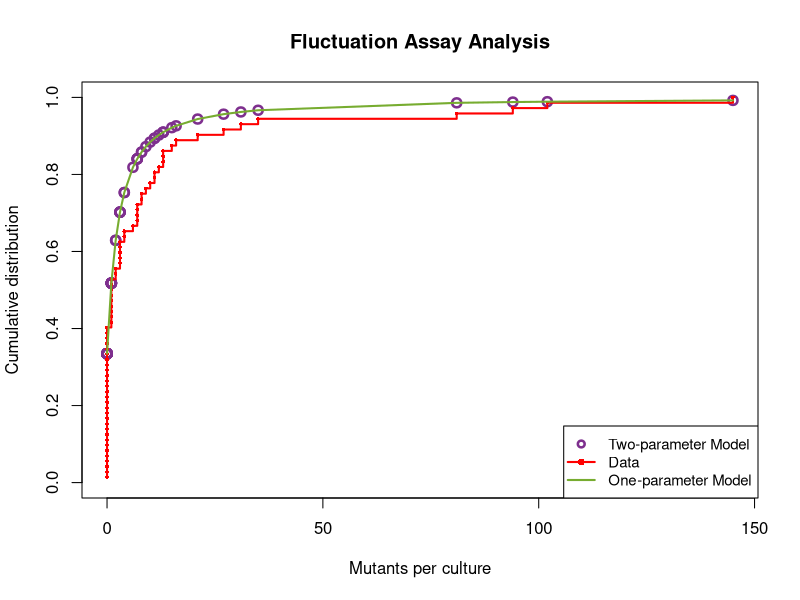

The R script that drew this image:
# Fluctuation Assay Analysis in R
# Based on Abdalla, O. M., Walker, C. G., & Ishimori, K. (2024)
# Enhanced with Two-Parameter Model Analysis
#
# SIMPLE USAGE FOR RESEARCHERS:
# 1. Replace 'data' with your mutation counts
# 2. Replace 'nt' with your total cells per culture  
# 3. Run the script
# 4. Get results: 
#    - Parameter m (Two-Parameter Model)
#    - Parameter d (Two-Parameter Model) 
#    - Parameter m (MSS Maximum Likelihood Method)
#    - 95% confidence intervals for parameter m (Normal approximation)
#    - 95% confidence intervals for parameter m (Bootstrap)
#    - Mutation rate with confidence intervals
#    - Comparative plot

# =============================================================================
# USER INPUT SECTION - EDIT ONLY THIS PART
# =============================================================================

# INPUT YOUR DATA HERE:
data <- c(0, 0, 0, 0, 0, 0, 0, 0, 0, 0, 0, 0, 0, 0, 0, 0, 0, 0, 0, 0, 0, 0, 0, 0, 0, 0, 0, 0, 0,
          1, 1, 1, 1, 1, 1, 1, 1, 1, 2, 2, 3, 3, 3, 3, 3, 4, 4, 6, 7, 7, 7, 7, 8, 8, 9, 10, 11, 11, 12, 13, 13,
          13, 15, 16, 21, 27, 31, 35, 81, 94, 102, 145)

# INPUT YOUR TOTAL CELLS PER CULTURE:
nt <- 320000

# Optional settings (you can leave these as default):
nBootstraps <- 1000    # Number of bootstrap samples for confidence intervals
seed <- 4              # Random seed for reproducible results

# =============================================================================
# ANALYSIS FUNCTIONS - DO NOT EDIT BELOW THIS LINE
# =============================================================================

# Generate Luria-Delbruck distribution
generateLD <- function(m, max_val) {
  ldDist <- exp(-m)
  for (i in 1:max_val) {
    x <- 0:(length(ldDist) - 1)
    ldDist <- c(ldDist, (m / length(x)) * sum(ldDist / (length(x) - x + 1)))
  }
  return(ldDist)
}

# Generate Poisson distribution  
generatePO <- function(lambda, max_val) {
  dist <- numeric(max_val + 1)
  for (x in 0:max_val) {
    dist[x + 1] <- (lambda^x / factorial(x)) * exp(-lambda)
  }
  return(dist)
}

# Generate Two-Parameter distribution
generateTwoParam <- function(m, d, max_val) {
  LD <- generateLD(m, max_val)
  PO <- generatePO(m * d, max_val)
  PO[is.nan(PO)] <- 0
  
  coDist <- numeric(max_val + 1)
  for (i in 0:max_val) {
    if (i == 0) {
      coDist[i + 1] <- LD[1] * PO[1]
    } else {
      coDist[i + 1] <- sum(LD[1:(i + 1)] * rev(PO[1:(i + 1)]))
    }
  }
  return(coDist)
}

# Score functions
scoreData <- function(data, m) {
  tabdata <- numeric(max(data) + 1)
  for (i in 0:max(data)) {
    tabdata[i + 1] <- length(which(data == i))
  }
  dist <- generateLD(m, max(data))
  return(sum(-log(dist^tabdata)))
}

scoreDataTwoParam <- function(data, m, d) {
  tabdata <- numeric(max(data) + 1)
  for (i in 0:max(data)) {
    tabdata[i + 1] <- length(which(data == i))
  }
  dist <- generateTwoParam(m, d, max(data))
  return(sum(-log(dist^tabdata)))
}

# Find ML estimate for single parameter
findMLm <- function(data) {
  m <- median(data) + 0.1
  if (m > 10) m <- 10
  
  for (precision in c(1, 0.1, 0.01, 0.001, 0.0001)) {
    repeat {
      ms <- c(m - precision, m, m + precision)
      ms[ms < 0] <- 0
      scores <- c(scoreData(data, ms[1]), scoreData(data, ms[2]), scoreData(data, ms[3]))
      new_m <- ms[which.min(scores)]
      if (new_m == m) break
      m <- new_m
    }
  }
  return(m)
}

# Find ML estimates for two parameters
findMLmTwoParam <- function(data) {
  m <- median(data) + 0.1
  if (m > 10) m <- 10
  d <- 0
  
  previous_m <- 0
  while (m != previous_m) {
    previous_m <- m
    
    # Optimize m
    for (precision in c(1, 0.1, 0.01, 0.001, 0.0001)) {
      repeat {
        ms <- c(m - precision, m, m + precision)
        scores <- c(scoreDataTwoParam(data, ms[1], d), 
                    scoreDataTwoParam(data, ms[2], d), 
                    scoreDataTwoParam(data, ms[3], d))
        scores[ms < 0] <- max(scores) + 1
        new_m <- ms[which.min(scores)]
        if (new_m == m) break
        m <- new_m
      }
    }
    
    # Optimize d
    for (precision in c(0.1, 0.01)) {
      repeat {
        ds <- c(d - precision, d, d + precision)
        ds[ds < 0] <- precision
        scores <- c(scoreDataTwoParam(data, m, ds[1]), 
                    scoreDataTwoParam(data, m, ds[2]), 
                    scoreDataTwoParam(data, m, ds[3]))
        scores[ds < 0] <- max(scores) + 1
        new_d <- ds[which.min(scores)]
        if (new_d == d) break
        d <- new_d
      }
    }
  }
  return(c(m, d))
}

# MSS Maximum Likelihood functions
conditionalProb_r <- function(m, r) {
  partials <- numeric(r + 1)
  partials[1] <- exp(-1 * m)
  if (r > 0) {
    if (r == 1) {
      return((m / r) * partials[1] / (r + 1))
    }
    for (i in 1:r) {
      partialSum <- 0
      for (j in 1:i) {
        partialSum <- partialSum + partials[j] / (i - (j - 1) + 1)
      }
      partials[i + 1] <- (m / i) * partialSum
    }
    return(partials[r + 1])
  }
  return(partials[1])
}

loglik <- function(m, rVec, rCard) {
  objfn <- 0
  for (i in 1:length(rVec)) {
    objfn <- objfn + rCard[i] * log(conditionalProb_r(m, rVec[i]))
  }
  return(objfn)
}

# =============================================================================
# MAIN ANALYSIS - AUTOMATIC EXECUTION
# =============================================================================

cat("=== FLUCTUATION ASSAY ANALYSIS ===\n")
cat("Based on Abdalla, Walker & Ishimori (2024)\n\n")

# Validate inputs
if (length(data) == 0) stop("ERROR: Please provide mutation count data")
if (nt <= 0) stop("ERROR: Total cells per culture (nt) must be positive")

cat("Data Summary:\n")
cat("- Number of cultures:", length(data), "\n")
cat("- Mutation counts range:", min(data), "to", max(data), "\n") 
cat("- Total cells per culture:", nt, "\n\n")

# =============================================================================
# 1. TWO-PARAMETER MODEL ANALYSIS
# =============================================================================

cat("--- TWO-PARAMETER MODEL RESULTS ---\n")
m_d <- findMLmTwoParam(data)
m_two_param <- m_d[1]
d_two_param <- m_d[2]

cat("m (expected mutations per culture) =", round(m_two_param, 6), "\n")
cat("d (post-plating growth parameter) =", round(d_two_param, 6), "\n\n")

# =============================================================================
# 2. MSS MAXIMUM LIKELIHOOD ANALYSIS  
# =============================================================================

cat("--- MSS MAXIMUM LIKELIHOOD RESULTS ---\n")

# Convert data to frequency format
rDt <- as.numeric(names(table(data)))
cDt <- as.numeric(table(data))

# Find MLE
f <- function(z) {-1 * loglik(z, rDt, cDt)}
m_mss <- optimize(f, c(0, 15))$minimum

cat("Parameter m (MSS Maximum Likelihood Method) =", round(m_mss, 6), "\n")

# Normal approximation confidence intervals
sigma <- 1.225 * (m_mss^-0.315) / sqrt(length(data))
u <- log(m_mss) + 1.96 * sigma * (exp(1)^(1.96 * sigma))^-0.315
l <- log(m_mss) - 1.96 * sigma * (exp(1)^(1.96 * sigma))^-0.315
normal_ci <- exp(c(l, u))

cat("95% confidence intervals for parameter m (Normal approximation): [", round(normal_ci[1], 4), ",", round(normal_ci[2], 4), "]\n")

# Bootstrap confidence intervals
cat("Calculating bootstrap confidence intervals...\n")
set.seed(seed)
bReplicates <- numeric(nBootstraps)
C <- length(data)

for (b in 1:nBootstraps) {
  indices <- sample(1:C, C, replace = TRUE)
  bRep <- data[indices]
  rBRep <- as.numeric(names(table(bRep)))
  cBRep <- as.numeric(table(bRep))
  f <- function(z) {-1 * loglik(z, rBRep, cBRep)}
  bReplicates[b] <- optimize(f, c(0, 15))$minimum
}

boot_ci <- quantile(bReplicates, c(0.025, 0.975))
cat("95% confidence intervals for parameter m (Bootstrap): [", round(boot_ci[1], 4), ",", round(boot_ci[2], 4), "]\n\n")

# Mutation rate
mu <- m_mss / nt
mu_ci_normal <- normal_ci / nt
mu_ci_bootstrap <- boot_ci / nt

cat("--- MUTATION RATE RESULTS ---\n")
cat("Mutation rate (μ) =", sprintf("%.6e", mu), "\n")
cat("Mutation rate 95% CI (Normal approximation): [", sprintf("%.6e", mu_ci_normal[1]), ",", sprintf("%.6e", mu_ci_normal[2]), "]\n")
cat("Mutation rate 95% CI (Bootstrap): [", sprintf("%.6e", mu_ci_bootstrap[1]), ",", sprintf("%.6e", mu_ci_bootstrap[2]), "]\n\n")

# =============================================================================
# 3. GENERATE PLOT
# =============================================================================

cat("--- GENERATING PLOT ---\n")

# Calculate cumulative distributions
maxValue <- max(data)
SSDScoreLDResult <- cumsum(generateLD(findMLm(data), maxValue))
SSDScoreTwoParamResult <- cumsum(generateTwoParam(m_two_param, d_two_param, maxValue))

# Prepare plotting data
dataLength <- length(data)
SSDScoreLDResultForDraw <- numeric(dataLength)
SSDScoreTwoParamResultForDraw <- numeric(dataLength)

for (c in 1:dataLength) {
  SSDScoreLDResultForDraw[c] <- SSDScoreLDResult[data[c] + 1]
  SSDScoreTwoParamResultForDraw[c] <- SSDScoreTwoParamResult[data[c] + 1]
}

# Create plot
plot(data, SSDScoreTwoParamResultForDraw, 
     pch = 1, col = rgb(0.4940, 0.1840, 0.5560), 
     lwd = 2.5, cex = 1.2,
     xlab = "Mutants per culture", 
     ylab = "Cumulative distribution",
     main = "Fluctuation Assay Analysis",
     xlim = c(0, maxValue), ylim = c(0, 1))

# Add empirical data (step function)
data_sorted <- sort(data)
empirical_y <- (1:length(data)) / length(data)
lines(data_sorted, empirical_y, col = "red", lwd = 2, type = "s")
points(data_sorted, empirical_y, pch = 16, cex = 0.5, col = "red")

# Add one-parameter model
lines(data, SSDScoreLDResultForDraw, 
      col = rgb(0.4660, 0.6740, 0.1880), lwd = 2)

# Add legend
legend("bottomright", 
       legend = c("Two-parameter Model", "Data", "One-parameter Model"),
       col = c(rgb(0.4940, 0.1840, 0.5560), "red", rgb(0.4660, 0.6740, 0.1880)),
       pch = c(1, 16, NA),
       lty = c(NA, 1, 1),
       lwd = c(2.5, 2, 2),
       cex = 0.9)

# =============================================================================
# 4. SUMMARY OF ALL RESULTS
# =============================================================================

cat("=== FINAL RESULTS SUMMARY ===\n")
cat("Two-Parameter Model:\n")
cat("  Parameter m =", round(m_two_param, 6), "\n")
cat("  Parameter d =", round(d_two_param, 6), "\n\n")

cat("MSS Maximum Likelihood Method:\n")
cat("  Parameter m =", round(m_mss, 6), "\n")
cat("  95% CL for parameter m (Normal approximation): [", round(normal_ci[1], 4), ",", round(normal_ci[2], 4), "]\n")
cat("  95% CL for parameter m (Bootstrap): [", round(boot_ci[1], 4), ",", round(boot_ci[2], 4), "]\n\n")

cat("Mutation Rate Results:\n")
cat("  Mutation rate (μ) =", sprintf("%.6e", mu), "\n")
cat("  Mutation rate 95% CI (Normal): [", sprintf("%.6e", mu_ci_normal[1]), ",", sprintf("%.6e", mu_ci_normal[2]), "]\n")
cat("  Mutation rate 95% CI (Bootstrap): [", sprintf("%.6e", mu_ci_bootstrap[1]), ",", sprintf("%.6e", mu_ci_bootstrap[2]), "]\n\n")

cat("Plot generated showing comparison of models.\n")
cat("Analysis complete!\n")

# =============================================================================
# INSTRUCTIONS FOR USERS
# =============================================================================

cat("\n=== HOW TO USE THIS SCRIPT ===\n")
cat("1. Replace 'data' vector with your mutation counts\n") 
cat("2. Set 'nt' to your total cells per culture\n")
cat("3. Run the entire script\n")
cat("4. Results will be displayed and plot will be generated\n\n")

cat("Example data format:\n")
cat("data <- c(0, 0, 1, 1, 2, 3, 5, 8, 12)\n")
cat("nt <- 100000\n\n")

cat("Citation:\n")
cat("Abdalla, O. M., Walker, C. G., & Ishimori, K. (2024).\n")
cat("Software Impacts, 21, 100661.\n")